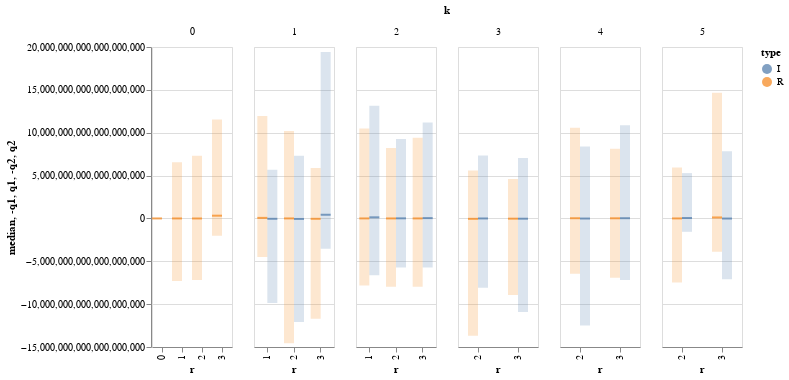

The notebook cell this image was saved under:
### Code cell
chart = alt.Chart(w_df)
layered = alt.LayerChart()
for real in [True, False]:
    layered += chart.mark_tick(
                        thickness=2,
                        width=10,
                        xOffset=-5 if real else 5
                    ).encode(
                        alt.X('r:N'), alt.Y('median:Q'), 
                        alt.Color('type:N')
                    ).transform_filter(datum.type== ('R' if real else 'I') )
    layered += chart.mark_bar(
                        opacity=.2, 
                        width=10, 
                        xOffset=-5 if real else 5
                 ).encode(
                    alt.X('r:N'), alt.Y('-q1:Q'), alt.Y2('q1:Q'), 
                    alt.Color('type:N')
                  ).properties(width=80).transform_filter(datum.type== ('R' if real else 'I') )
    layered += chart.mark_bar(
                        opacity=.2, 
                        width=10, 
                        xOffset=-5 if real else 5
                 ).encode(
                    alt.X('r:N'), alt.Y('-q2:Q'), alt.Y2('q2:Q'), 
                    alt.Color('type:N')
                  ).properties(width=80).transform_filter(datum.type== ('R' if real else 'I') )
layered.facet('k:O').resolve_scale(x='independent').interactive()

### Figure 1 — Vega-Lite specification as saved in the notebook (floating-point values rounded to 4 significant figures)
{"$schema": "https://vega.github.io/schema/vega-lite/v3.4.0.json", "config": {"mark": {"tooltip": null}, "view": {"height": 300, "width": 400}}, "data": {"name": "data-4a751d5f79d706e0bc4f95042921a5cb"}, "datasets": {"data-4a751d5f79d706e0bc4f95042921a5cb": [{"-q0": -1005003925880832, "-q1": -27050280747008, "-q2": -26162725888, "k": 0, "median": -26162725888, "name": "r=0, k=0, Real", "q0": 337057826209792, "q1": 9376515751936, "q2": -26162725888, "r": 0, "type": "R"}, {"-q0": -123284298172848930000, "-q1": -7292922157292585000, "-q2": -1510002187567104, "k": 0, "median": -1510002187567104, "name": "r=1, k=0, Real", "q0": 146574672441888470000, "q1": 6546103004662071000, "q2": -1510002187567104, "r": 1, "type": "R"}, {"-q0": -130013823906279850000, "-q1": -7175789396879213000, "-q2": -5074771221938176, "k": 0, "median": -5074771221938176, "name": "r=2, k=0, Real", "q0": 97935715102426660000, "q1": 7315042819414950000, "q2": -5074771221938176, "r": 2, "type": "R"}, {"-q0": -51355206257882430000, "-q1": -2034407484197699600, "-q2": 321652883936247800, "k": 0, "median": 321652883936247800, "name": "r=3, k=0, Real", "q0": 144704565890762400000, "q1": 11551322376612348000, "q2": 321652883936247800, "r": 3, "type": "R"}, {"-q0": -101566223332505810000, "-q1": -4505165744245309400, "-q2": 63736859406106620, "k": 1, "median": 63736859406106620, "name": "r=1, k=1, Real", "q0": 136309220667622950000, "q1": 11936857745115840000, "q2": 63736859406106620, "r": 1, "type": "R"}, {"-q0": -146907694722732520000, "-q1": -9868849683789513000, "-q2": -44275215831662590, "k": 1, "median": -44275215831662590, "name": "r=1, k=1, Imag", "q0": 125593046091783210000, "q1": 5684619220344635000, "q2": -44275215831662590, "r": 1, "type": "I"}, {"-q0": -164895350910403740000, "-q1": -14562739589555945000, "-q2": 1166473254928384, "k": 1, "median": 1166473254928384, "name": "r=2, k=1, Real", "q0": 142030192972197270000, "q1": 10207604405943927000, "q2": 1166473254928384, "r": 2, "type": "R"}, {"-q0": -134307102352419590000, "-q1": -12071563724998050000, "-q2": -62617582338834430, "k": 1, "median": -62617582338834430, "name": "r=2, k=1, Imag", "q0": 122311397508034600000, "q1": 7313661351774126000, "q2": -62617582338834430, "r": 2, "type": "I"}, {"-q0": -150102367538677550000, "-q1": -11698719469458162000, "-q2": -43744070111068160, "k": 1, "median": -43744070111068160, "name": "r=3, k=1, Real", "q0": 88026230217653620000, "q1": 5884565203697271000, "q2": -43744070111068160, "r": 3, "type": "R"}, {"-q0": -65097479825431460000, "-q1": -3529179918522908700, "-q2": 429419746606186500, "k": 1, "median": 429419746606186500, "name": "r=3, k=1, Imag", "q0": 207080854493006400000, "q1": 19419714007756440000, "q2": 429419746606186500, "r": 3, "type": "I"}, {"-q0": -103691423178345680000, "-q1": -7822250488245518000, "-q2": 1135070198890496, "k": 2, "median": 1135070198890496, "name": "r=1, k=2, Real", "q0": 129677588852459440000, "q1": 10477586737365254000, "q2": 1135070198890496, "r": 1, "type": "R"}, {"-q0": -110859315401677860000, "-q1": -6640922001223451000, "-q2": 128269181115170820, "k": 2, "median": 128269181115170820, "name": "r=1, k=2, Imag", "q0": 177876246760578350000, "q1": 13157629562516930000, "q2": 128269181115170820, "r": 1, "type": "I"}, {"-q0": -111404976634264030000, "-q1": -7966354131449283000, "-q2": -178724494376960, "k": 2, "median": -178724494376960, "name": "r=2, k=2, Real", "q0": 142199733267153810000, "q1": 8227245494573728000, "q2": -178724494376960, "r": 2, "type": "R"}, {"-q0": -120518006082201710000, "-q1": -5729741322122691000, "-q2": 10358784123731968, "k": 2, "median": 10358784123731968, "name": "r=2, k=2, Imag", "q0": 132551604495326380000, "q1": 9262727818620436000, "q2": 10358784123731968, "r": 2, "type": "I"}, {"-q0": -111447857587747290000, "-q1": -7982386866408129000, "-q2": 851373918781440, "k": 2, "median": 851373918781440, "name": "r=3, k=2, Real", "q0": 146052193312462340000, "q1": 9410126560733692000, "q2": 851373918781440, "r": 3, "type": "R"}, {"-q0": -111911684368901340000, "-q1": -5719016135949550000, "-q2": 39332687726510080, "k": 2, "median": 39332687726510080, "name": "r=3, k=2, Imag", "q0": 149231571921665000000, "q1": 11186528882649990000, "q2": 39332687726510080, "r": 3, "type": "I"}, {"-q0": -141629284644431070000, "-q1": -13692750739200279000, "-q2": -47785033041182720, "k": 3, "median": -47785033041182720, "name": "r=2, k=3, Real", "q0": 86198245956987650000, "q1": 5596606956673434000, "q2": -47785033041182720, "r": 2, "type": "R"}, {"-q0": -106359623438632480000, "-q1": -8095190849542947000, "-q2": -3170484594147328, "k": 3, "median": -3170484594147328, "name": "r=2, k=3, Imag", "q0": 116100880845332550000, "q1": 7336749309251027000, "q2": -3170484594147328, "r": 2, "type": "I"}, {"-q0": -110278788655374930000, "-q1": -8935586344437023000, "-q2": -27868873478897664, "k": 3, "median": -27868873478897664, "name": "r=3, k=3, Real", "q0": 99160085071629650000, "q1": 4610889662771233000, "q2": -27868873478897664, "r": 3, "type": "R"}, {"-q0": -118834330523658100000, "-q1": -10920772111853158000, "-q2": -32694963946913790, "k": 3, "median": -32694963946913790, "name": "r=3, k=3, Imag", "q0": 110180476922688960000, "q1": 7054384140438733000, "q2": -32694963946913790, "r": 3, "type": "I"}, {"-q0": -81057173677088440000, "-q1": -6464190694062817000, "-q2": 24129825274855424, "k": 4, "median": 24129825274855424, "name": "r=2, k=4, Real", "q0": 112604983624818750000, "q1": 10576952489385394000, "q2": 24129825274855424, "r": 2, "type": "R"}, {"-q0": -149964444800089330000, "-q1": -12484234628158194000, "-q2": -11791464417722368, "k": 4, "median": -11791464417722368, "name": "r=2, k=4, Imag", "q0": 107085230744220470000, "q1": 8400700188364112000, "q2": -11791464417722368, "r": 2, "type": "I"}, {"-q0": -81673159673387160000, "-q1": -6922969686053224000, "-q2": 15844460235587584, "k": 4, "median": 15844460235587584, "name": "r=3, k=4, Real", "q0": 109644519979729550000, "q1": 8132875648512295000, "q2": 15844460235587584, "r": 3, "type": "R"}, {"-q0": -95574225809731220000, "-q1": -7168869689169281000, "-q2": 28348947743375360, "k": 4, "median": 28348947743375360, "name": "r=3, k=4, Imag", "q0": 114877320116687600000, "q1": 10882782198407102000, "q2": 28348947743375360, "r": 3, "type": "I"}, {"-q0": -116816568357014730000, "-q1": -7460961825035649000, "-q2": 869321244934144, "k": 5, "median": 869321244934144, "name": "r=2, k=5, Real", "q0": 99569530007673900000, "q1": 5937238820054368000, "q2": 869321244934144, "r": 2, "type": "R"}, {"-q0": -37978396061754980000, "-q1": -1562001145092636700, "-q2": 50283039707627520, "k": 5, "median": 50283039707627520, "name": "r=2, k=5, Imag", "q0": 74595585733207000000, "q1": 5287927794548867000, "q2": 50283039707627520, "r": 2, "type": "I"}, {"-q0": -103334314995783570000, "-q1": -3877579831554081000, "-q2": 114499004863086600, "k": 5, "median": 114499004863086600, "name": "r=3, k=5, Real", "q0": 152684667353532730000, "q1": 14659930370137391000, "q2": 114499004863086600, "r": 3, "type": "R"}, {"-q0": -101714560645232330000, "-q1": -7102414038155395000, "-q2": -12669370228539392, "k": 5, "median": -12669370228539392, "name": "r=3, k=5, Imag", "q0": 86676368588326040000, "q1": 7836448550614467000, "q2": -12669370228539392, "r": 3, "type": "I"}]}, "facet": {"field": "k", "type": "ordinal"}, "resolve": {"scale": {"x": "independent"}}, "spec": {"layer": [{"encoding": {"color": {"field": "type", "type": "nominal"}, "x": {"field": "r", "type": "nominal"}, "y": {"field": "median", "type": "quantitative"}}, "mark": {"thickness": 2, "type": "tick", "width": 10, "xOffset": -5}, "selection": {"selector001": {"bind": "scales", "encodings": ["x", "y"], "type": "interval"}}, "transform": [{"filter": "(datum.type === 'R')"}]}, {"encoding": {"color": {"field": "type", "type": "nominal"}, "x": {"field": "r", "type": "nominal"}, "y": {"field": "-q1", "type": "quantitative"}, "y2": {"field": "q1"}}, "mark": {"opacity": 0.2, "type": "bar", "width": 10, "xOffset": -5}, "transform": [{"filter": "(datum.type === 'R')"}], "width": 80}, {"encoding": {"color": {"field": "type", "type": "nominal"}, "x": {"field": "r", "type": "nominal"}, "y": {"field": "-q2", "type": "quantitative"}, "y2": {"field": "q2"}}, "mark": {"opacity": 0.2, "type": "bar", "width": 10, "xOffset": -5}, "transform": [{"filter": "(datum.type === 'R')"}], "width": 80}, {"encoding": {"color": {"field": "type", "type": "nominal"}, "x": {"field": "r", "type": "nominal"}, "y": {"field": "median", "type": "quantitative"}}, "mark": {"thickness": 2, "type": "tick", "width": 10, "xOffset": 5}, "transform": [{"filter": "(datum.type === 'I')"}]}, {"encoding": {"color": {"field": "type", "type": "nominal"}, "x": {"field": "r", "type": "nominal"}, "y": {"field": "-q1", "type": "quantitative"}, "y2": {"field": "q1"}}, "mark": {"opacity": 0.2, "type": "bar", "width": 10, "xOffset": 5}, "transform": [{"filter": "(datum.type === 'I')"}], "width": 80}, {"encoding": {"color": {"field": "type", "type": "nominal"}, "x": {"field": "r", "type": "nominal"}, "y": {"field": "-q2", "type": "quantitative"}, "y2": {"field": "q2"}}, "mark": {"opacity": 0.2, "type": "bar", "width": 10, "xOffset": 5}, "transform": [{"filter": "(datum.type === 'I')"}], "width": 80}]}}
